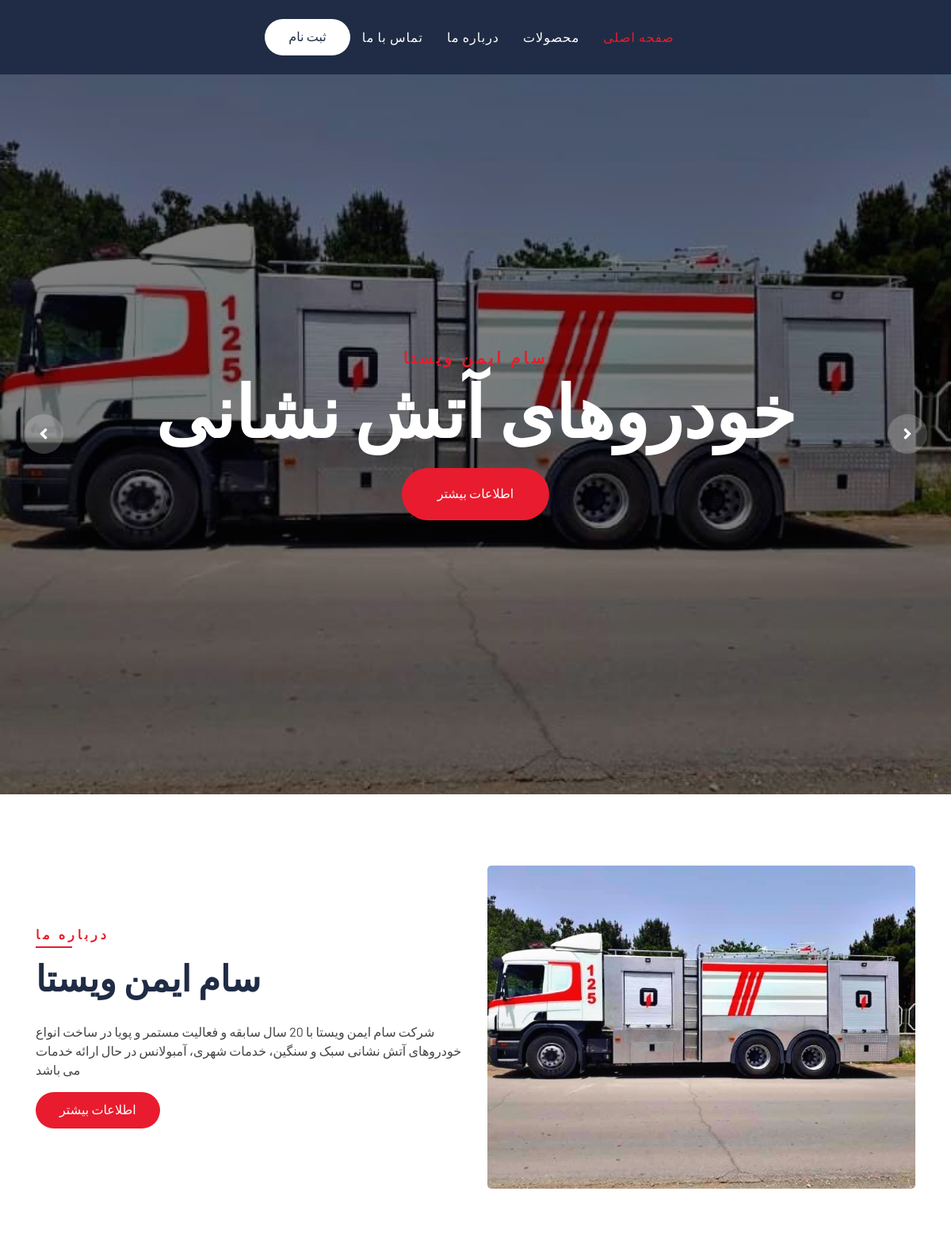
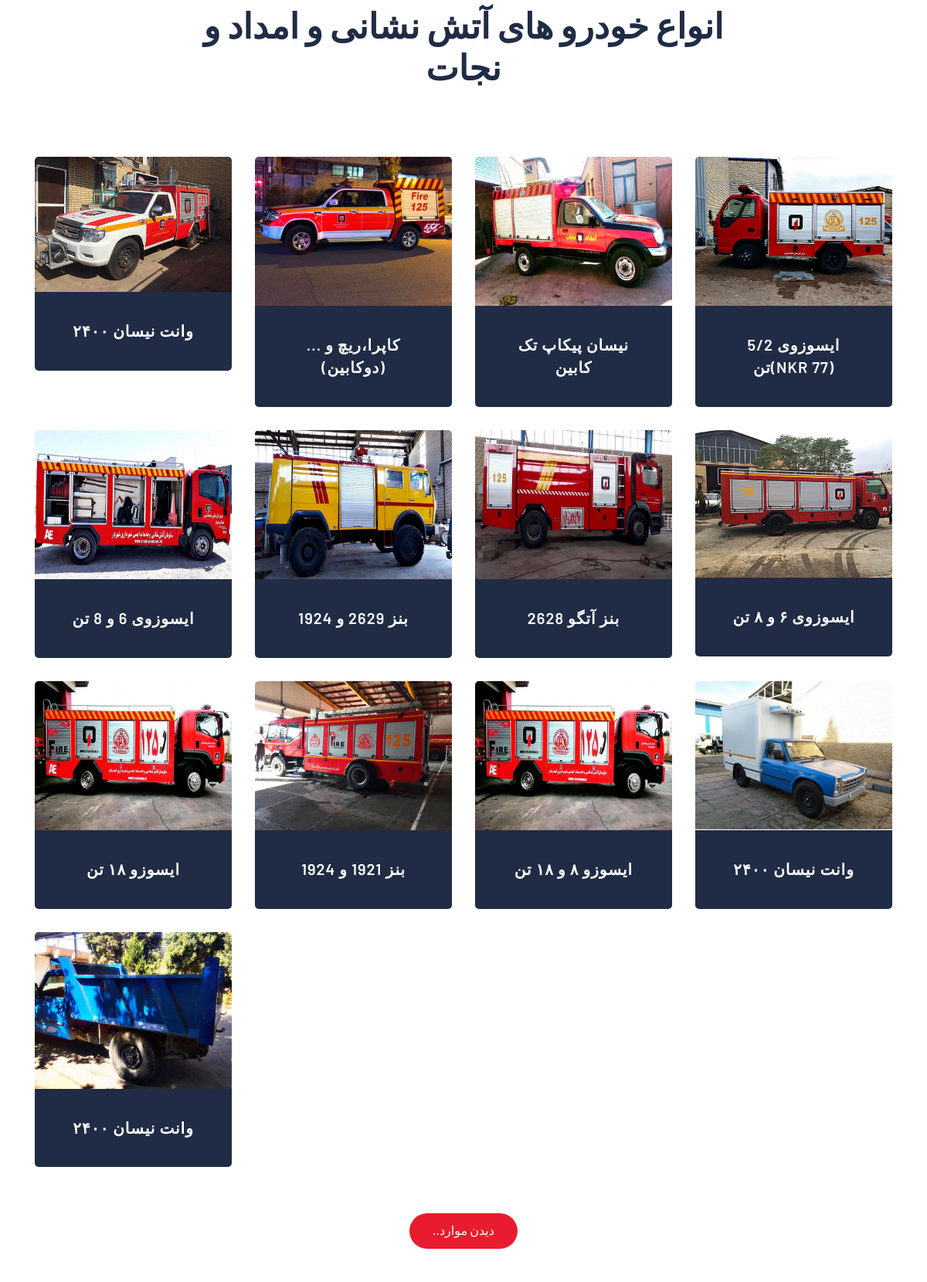
The page / (upper part) on the database its author committed (2 pictures, top to bottom).
### mainpage/models.py (models this page shows, shortened)
class FireFightingVehicle(models.Model):
    img = models.ManyToManyField(Image, null=True, blank=True, verbose_name='عکس')
    title = models.ForeignKey(VehicleTitle, on_delete=models.CASCADE, null=True, blank=True,
                              verbose_name='دسته بندی خودرها')
    image_title = models.ImageField(upload_to='media/', null=True, blank=True, verbose_name='عکس اصلی')
    uses = models.CharField(max_length=200, null=True, blank=True, verbose_name='موارد استفاده')
    dimension = models.CharField(max_length=200, null=True, blank=True, verbose_name='ابعاد(میلیمتر)(ارتفاع*عرض*طول)')
    chassis = models.CharField(max_length=100, verbose_name='شاسی')
    chassis_english = models.CharField(max_length=150, verbose_name='شاسی به انگلیسی', null=True, blank=True)
    extinguishing_system = models.TextField(null=True, blank=True, verbose_name='سیستم اطفا')
    water_pump = models.CharField(max_length=200, null=True, blank=True, verbose_name='پمپ آب')
    water_tank = models.CharField(max_length=500, null=True, blank=True, verbose_name='مخزن آب')
    foam_tank = models.CharField(max_length=200, null=True, blank=True, verbose_name='مخزن فوم')
    monitor = models.CharField(max_length=500, null=True, blank=True, verbose_name='مانیتور')
    hose_reel = models.CharField(max_length=500, null=True, blank=True, verbose_name='هوزریل')
    cabin = models.TextField(verbose_name='کابین')
    roller_shutter = models.CharField(max_length=300, null=True, blank=True, verbose_name='کرکره ها')
    powder_system = models.TextField(null=True, blank=True, verbose_name='سیستم پودر')
    equipment = models.TextField(verbose_name='تجهیزات')
    slug = models.SlugField(max_length=400, unique=True, default='', null=False, db_index=True,
                            verbose_name='عنوان در url')
    class Meta:
        verbose_name = 'خودرو آتش نشانی'
        verbose_name_plural = 'خودرو های آتش نشانی'
    def get_absolute_url(self):
        return reverse('single', args={self.slug})

class MunicipalityVehicle(models.Model):
    img = models.ManyToManyField(Image, null=True, blank=True, verbose_name='عکس')
    title = models.ForeignKey(VehicleTitle, on_delete=models.CASCADE, null=True, blank=True,
                              verbose_name='دسته بندی خودرها')
    image_title = models.ImageField(upload_to='media/', null=True, blank=True, verbose_name='عکس اصلی')
    uses = models.CharField(max_length=400, null=True, blank=True, verbose_name='موارد استفاده')
    dimension = models.CharField(max_length=200, null=True, blank=True, verbose_name='ابعاد(میلیمتر)(ارتفاع*عرض*طول)')
    chassis = models.CharField(max_length=100, verbose_name='شاسی')
    chassis_english = models.CharField(max_length=150, verbose_name='شاسی به انگلیسی', null=True, blank=True)
    cooling_system = models.TextField(null=True, blank=True, verbose_name='سیستم خنک کننده')
    hydraulic_pump = models.CharField(max_length=200, null=True, blank=True, verbose_name='پمپ هیدرولیک')
    tank = models.CharField(max_length=300, null=True, blank=True, verbose_name='مخزن')
    refuse_tank = models.CharField(max_length=300, null=True, blank=True, verbose_name='مخزن زباله')
    hopper = models.CharField(max_length=300, null=True, blank=True, verbose_name='هاپر')
    been_off_load_mechanism = models.CharField(max_length=350, null=True, blank=True, verbose_name='مکانیزم تخلیه سطل')
    drain_shovel = models.CharField(max_length=350, null=True, blank=True, verbose_name='بیل تخلیه')
    hydraulic_equipment = models.TextField(null=True, blank=True, verbose_name='تجهیزات هیدرولیکی')
    pressing_system = models.CharField(max_length=200, null=True, blank=True, verbose_name='سیستم پرس زباله')
    water_pump = models.CharField(max_length=200, null=True, blank=True, verbose_name='پمپ آب')
    water_tank = models.CharField(max_length=500, null=True, blank=True, verbose_name='مخزن آب')
    cabin = models.TextField(null=True, blank=True, verbose_name='کابین')
    door = models.TextField(null=True, blank=True, verbose_name='درب ها')
    roller_shutter = models.CharField(max_length=300, null=True, blank=True, verbose_name='کرکره ها')
    powder_system = models.TextField(null=True, blank=True, verbose_name='سیستم پودر')
    equipment = models.TextField(verbose_name='تجهیزات')
    slug = models.SlugField(max_length=400, unique=True, default='', null=False, db_index=True,
                            verbose_name='عنوان در url')
    class Meta:
        verbose_name = 'خودرو خدمات شهری'
        verbose_name_plural = 'خودرو های خدمات شهری'
    def get_absolute_url(self):
        return reverse('municipality_single', args={self.slug})

### mainpage/views.py (the view)
# urls.py: path('', views.index, name='index'),
def index(request):
    fire_vehicles = FireFightingVehicle.objects.all()
    all_municipality = MunicipalityVehicle.objects.all()
    return render(request, 'mainpage/index.html', {'fire_vehicles': fire_vehicles ,
                                                   'all_municipality': all_municipality})

### mainpage/templates/mainpage/index.html (shortened to what this page needs)
{% extends 'base.html' %}
{% load static %}
{% block content %}
    <div class="carousel">
        <div class="container-fluid">
            <div class="owl-carousel">
                <div class="carousel-item">
                    <div class="carousel-img">
                        <img src="{% static 'mainpage/images/withe.jpeg' %}" alt="Image">
                    </div>
                    <div class="carousel-text">
                        <h3>سام ایمن ویستا</h3>
                        <h1>خودروهای آتش نشانی</h1>
                        <a class="btn btn-custom" href="{% url 'information_fire' %}">اطلاعات بیشتر</a>
                    </div>
                </div>
            </div>
        </div>
    </div>
    <div style="direction: rtl" class="about">
        <div class="container">
            <div class="row align-items-center">
                <div class="col-lg-6">
                    <div class="about-img">
                        <img src="{% static 'mainpage/images/withe.jpeg' %}" alt="Image">
                    </div>
                </div>
                <div class="col-lg-6">
                    <div class="section-header text-left">
                        <p>درباره ما</p>
                        <h2>سام ایمن ویستا</h2>
                    </div>
                    <div class="about-content">
                        <p>
                            شرکت سام ایمن ویستا با 20 سال سابقه و فعالیت مستمر و پویا در ساخت انواع خودروهای آتش نشانی
                            سبک و سنگین، خدمات شهری، آمبولانس در حال ارائه خدمات می باشد
                        </p>
                        <a class="btn btn-custom" href="{% url 'single1' %}">اطلاعات بیشتر</a>
                    </div>
                </div>
            </div>
        </div>
    </div>
    <div class="team">
        <div class="container">
            <div class="section-header text-center">
                <h2>انواع خودرو های آتش نشانی و امداد و نجات</h2>
            </div>
            <div id="tagToToggle" class="team">
                <div class="row">
                    {% for firevehicl in fire_vehicles %}
                        <div class="col-lg-3 col-md-6">
                            <div class="team-item">
                                <div class="team-img">
                                    <a href="{{ firevehicl.get_absolute_url }}">
                                        <img src="{{ firevehicl.image_title.url }}" alt="Team Image">
                                    </a>
                                </div>
                                <div class="team-text">
                                    <h4><a href="{{ firevehicl.get_absolute_url }}">{{ firevehicl.chassis }}</a>
                                    </h4>
                                </div>
                            </div>
                        </div>
                    {% endfor %}
                    {% for municipality in all_municipality %}
                        <div class="col-lg-3 col-md-6">
                            <div class="team-item">
                                <div class="team-img">
                                    <a href="{{ municipality.get_absolute_url }}">
                                    <img src="{{ municipality.image_title.url }}" alt="Team Image">
                                    </a>
                                </div>
                                <div class="team-text">
                                    <h4><a href="{{ municipality.get_absolute_url }}">{{ municipality.chassis }}</a>
                                    </h4>
                                </div>
                            </div>
                        </div>
                    {% endfor %}
                </div>
            </div>
        </div>
    </div>
    <div class="toggle">
        <button id="toggleButton">..دیدن موارد</button>
    </div>
{% endblock %}

### mainpage/static/mainpage/style.css (style rules this page uses)
body { color: #444444; font-weight: 400; background: #ffffff; font-family: 'Barlow', sans-serif; }
h1, h2, h3, h4, h5, h6 { color: #202C45; }
a { color: #202C45; transition: .3s; }
.btn.btn-custom { padding: 10px 30px 12px 30px; text-align: center; font-size: 16px; font-weight: 500; color: #ffffff; background: #E81C2E; border: none; border-radius: 60px; box-shadow: inset 0 0 0 0 #202C45; transition: ease-out 0.5s; -webkit-transition: ease-out 0.5s; -moz-transition: ease-out 0.5s; }
.container-fluid { max-width: 1366px; }
.carousel { position: relative; width: 100%; min-height: 400px; background: #ffffff; margin-bottom: 45px; }
.carousel .container-fluid { padding: 0; }
.carousel .carousel-item { position: relative; width: 100%; min-height: 400px; display: flex; align-items: center; justify-content: center; flex-direction: column; }
.carousel .carousel-img { position: relative; width: 100%; height: 100%; min-height: 400px; text-align: right; overflow: hidden; }
.carousel .carousel-img::after { position: absolute; content: ""; top: 0; right: 0; bottom: 0; left: 0; background: rgba(0, 0, 0, .5); z-index: 1; }
.carousel .carousel-img img { width: 100%; height: 100%; object-fit: cover; }
.carousel .carousel-text { position: absolute; max-width: 992px; padding: 0 15px; text-align: center; display: flex; align-items: center; justify-content: center; flex-direction: column; z-index: 2; }
.carousel .carousel-text h3 { color: #E81C2E; font-size: 20px; font-weight: 700; letter-spacing: 4px; text-transform: uppercase; margin-bottom: 0px; }
.carousel .carousel-text h1 { color: #ffffff; font-size: 90px; font-weight: 700; margin-bottom: 20px; text-transform: capitalize; }
.carousel .btn.btn-custom { padding: 20px 45px 22px 45px; color: #ffffff; }
.section-header { position: relative; width: 100%; max-width: 700px; margin: 0 auto 45px auto; }
.section-header p { display: inline-block; margin-bottom: 10px; padding-bottom: 5px; position: relative; font-size: 16px; font-weight: 700; letter-spacing: 4px; text-transform: uppercase; color: #E81C2E; }
.section-header p::after { position: absolute; content: ""; width: 50%; height: 2px; left: 25%; bottom: 0; background: #E81C2E; }
.section-header.text-left p::after { left: 0; }
.section-header h2 { margin: 0; font-size: 45px; font-weight: 700; text-transform: capitalize; }
.about { position: relative; width: 100%; padding: 45px 0 15px 0; }
.about .section-header { margin-bottom: 30px; margin-left: 0; }
.about .about-img img { width: 100%; border-radius: 5px; margin-bottom: 30px; }
.about .about-content { margin-bottom: 30px; }
.team { position: relative; width: 100%; padding: 45px 0 15px 0; }
.team .team-item { position: relative; margin-bottom: 30px; }
.team .team-img { position: relative; border-radius: 5px 5px 0 0; overflow: hidden; }
.team .team-img img { width: 100%; transition: .3s; }
.team .team-text { position: relative; width: 100%; padding: 35px 30px 30px 30px; text-align: center; background: #202C45; border-radius: 0 0 5px 5px; transition: .5s; }
.team .team-text h4 a { color: #ffffff; font-size: 20px; font-weight: 600; letter-spacing: 1px; margin-bottom: 10px; }
.toggle { text-align: center; }
#toggleButton { padding: 10px 30px 12px 30px; text-align: center; font-size: 16px; font-weight: 500; color: #ffffff; background: #E81C2E; border: none; border-radius: 60px; }
h1 { text-align: center; color: black; }
div .btn.btn-custom { padding: 10px 30px 12px 30px; text-align: center; font-size: 16px; font-weight: 500; color: #ffffff; background: #E81C2E; border: none; border-radius: 60px; box-shadow: inset 0 0 0 0 #202C45; transition: ease-out 0.5s; -webkit-transition: ease-out 0.5s; -moz-transition: ease-out 0.5s; }

### rows shown on the page
FireFightingVehicle: image_title (picture), chassis "وانت نیسان ۲۴۰۰"
FireFightingVehicle: image_title (picture), chassis "کاپرا،ریچ و ...(دوکابین)"
FireFightingVehicle: image_title (picture), chassis "نیسان پیکاپ تک کابین"
FireFightingVehicle: image_title (picture), chassis "ایسوزوی 5/2 تن(NKR 77)"
FireFightingVehicle: image_title (picture), chassis "ایسوزوی 6 و 8 تن"
FireFightingVehicle: image_title (picture), chassis "بنز 2629 و 1924"
FireFightingVehicle: image_title (picture), chassis "بنز آتگو 2628"
FireFightingVehicle: image_title (picture), chassis "ایسوزوی ۶ و ۸ تن"
FireFightingVehicle: image_title (picture), chassis "ایسوزو ۱۸ تن"
MunicipalityVehicle: image_title (picture), chassis "بنز 1921 و 1924"
MunicipalityVehicle: image_title (picture), chassis "ایسوزو ۸ و ۱۸ تن"
MunicipalityVehicle: image_title (picture), chassis "وانت نیسان ۲۴۰۰"
MunicipalityVehicle: image_title (picture), chassis "وانت نیسان ۲۴۰۰"
